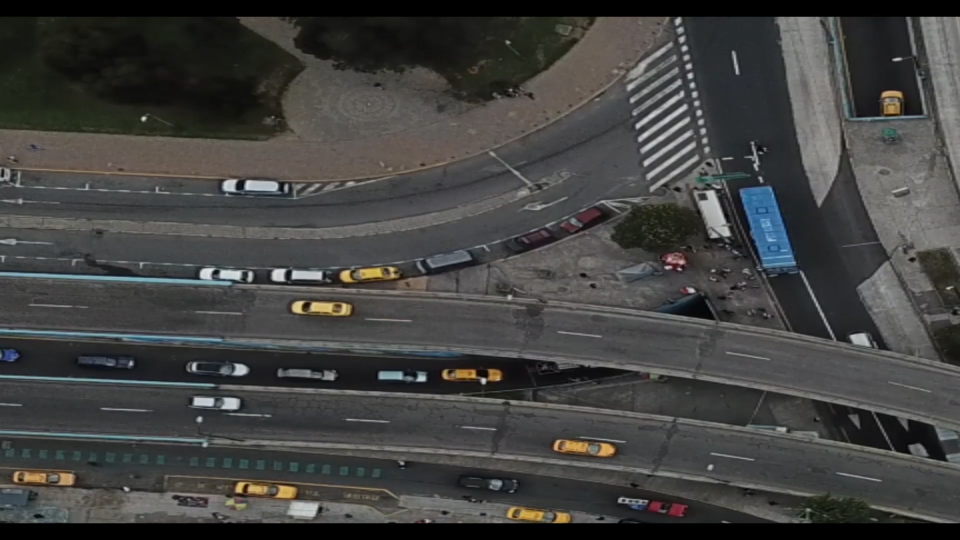
#> input picture detector_flujo_urbano/notebooks/imagenes/detectar-taxis.png, 1920 x 1080 px (shown at 1/2 size)
$ jupyter execute Tema_5.ipynb
#> lines starting #> are read from the running program, lines starting #| are printed output that depends on the picture; after the words box and inside, x2 and y2 are one past the last pixel; in counts of white or black regions, pixels touching at a corner belong together
# Tema 5: Modificar las zonas de salida

El detector de objetos necesita saber si un vehículo ya ha sido contado para no tomarlo en cuenta. Esto se logra con una máscara denominada zona de salida.

[cell 1]
import matplotlib.pyplot as plt
import cv2
import numpy as np

Se importa la imagen de ejemplo.

[cell 2]
img = cv2.imread('imagenes/detectar-taxis.png')
#> img is the input picture: shape (1080, 1920, 3); mean B, G, R 64.8, 66.3, 66
img = cv2.cvtColor(img, cv2.COLOR_BGR2RGB)

plt.imshow(img)

Se extrae una zona de interés.

[cell 3]
xr1 = 0
xr2 = 1200
yr1 = 300
yr2 = 1000
#zona de interés
roi = img[yr1:yr2,xr1:xr2]
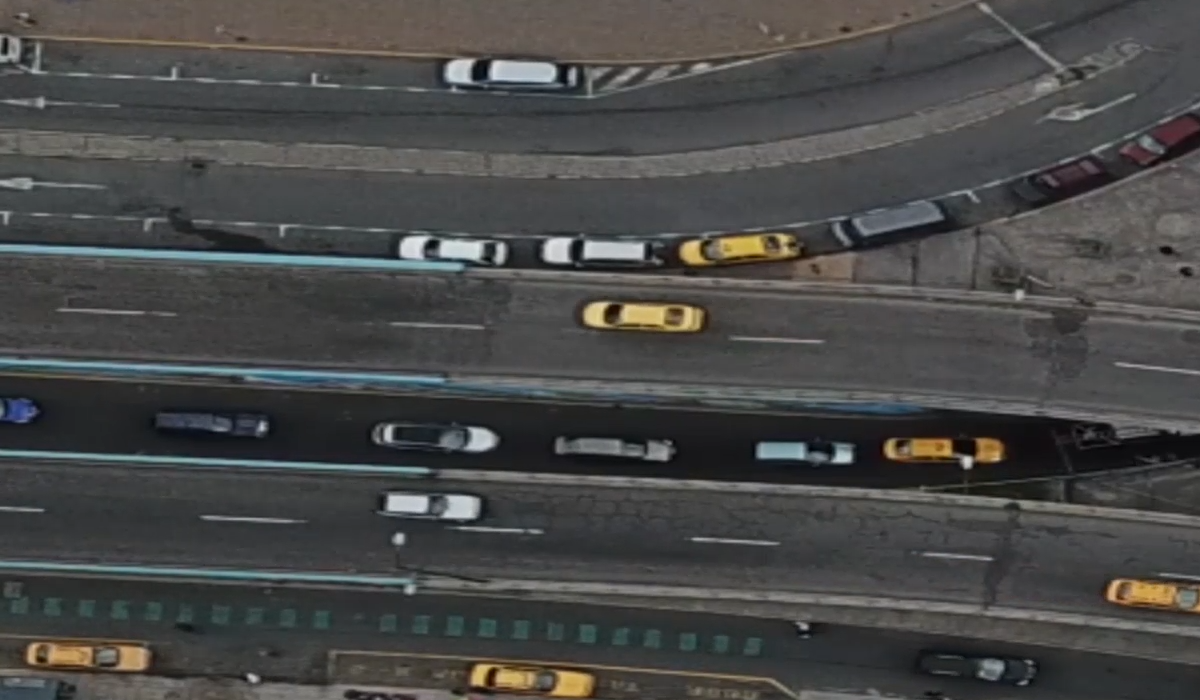
#> roi: shape (700, 1200, 3); mean R, G, B 72.9, 73, 72.1

[cell 4]
plt.imshow(roi)

Se obtienen las dimenasiones de la zona de interés.

[cell 5]
height , width , layers =  roi.shape
#> height = 700; width = 1200; layers = 3
SHAPE = (height,width)
#> SHAPE = (700, 1200)

Se puede contar los vehículos que van a la derecha colocando una zona de salida a ese lado. Si se quiere contar los vehículos que van en ambas direcciones, se puede colocar dos zonas de salida a cada lado.

Se crea la máscara de las mismas dimensiones que la zona de interés.

[cell 6]
exit_mask = np.zeros(SHAPE + (3,), dtype='uint8')

Los puntos de salida sirven para dibujar los rectángulos que serán usados en la máscara para marcar la zona de salida. Vale la pena señalar que la primera tupla `(y,x)` señala la esquina superior izquierda del rectángulo y la segunda, la esquina inferior derecha.

[cell 7]
EXIT_PTS = [[(SHAPE[1]//4*3,0),(SHAPE[1],SHAPE[0])]]
#> EXIT_PTS = [[(900, 0), (1200, 700)]]

Se dibujan los rectángulos sobre la máscara.

[cell 8]
for rectangles in EXIT_PTS:
    cv2.rectangle(exit_mask, rectangles[0], rectangles[1], (255,255,255), -1)
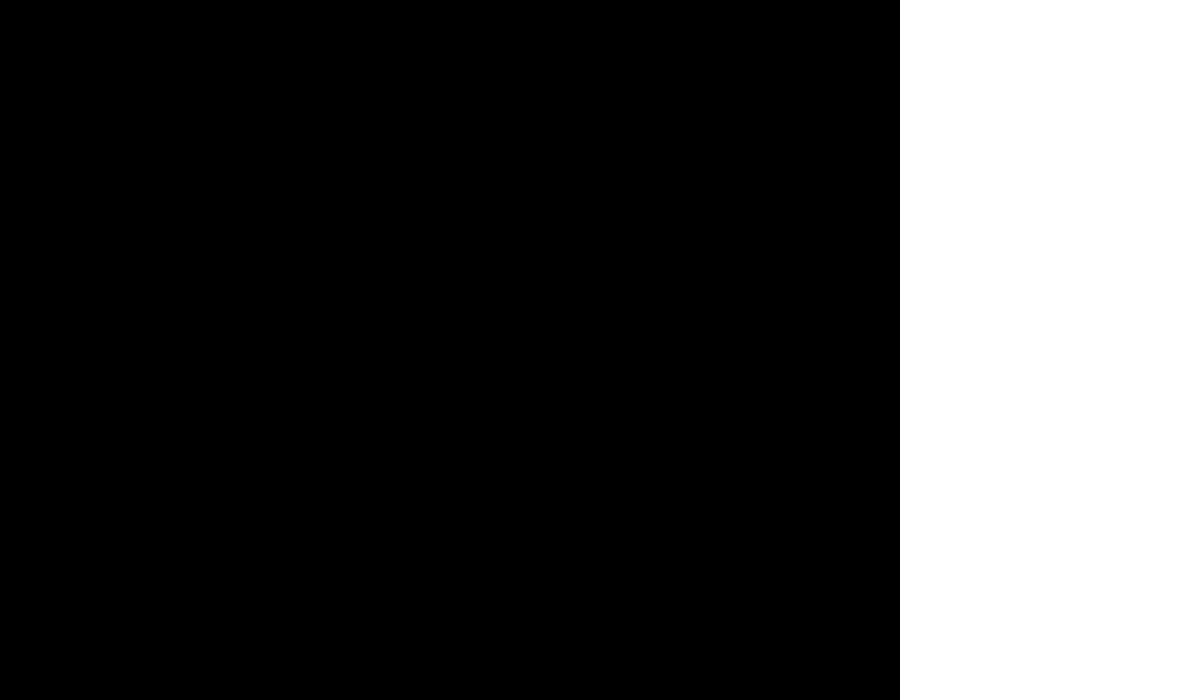
#> exit_mask: shape (700, 1200, 3); 25% white; 1 white region, box (x1, y1, x2, y2) and area: (900, 0, 1200, 700) 210000

$ run again, with detector_flujo_urbano/notebooks/imagenes/roi.jpg saved as detector_flujo_urbano/notebooks/imagenes/detectar-taxis.png
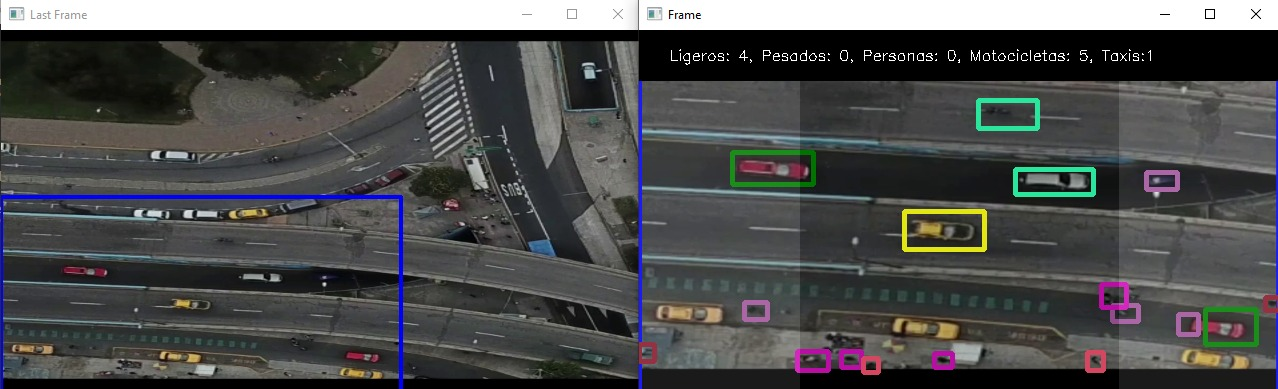
#> input picture detector_flujo_urbano/notebooks/imagenes/roi.jpg, 1278 x 389 px
#> img is the input picture: shape (389, 1278, 3); mean B, G, R 78.3, 78.4, 77.6
#> `roi = img[yr1:yr2,xr1:xr2]`:
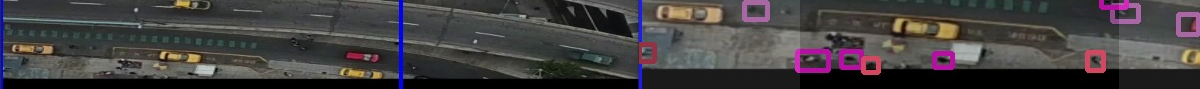
#> roi: shape (89, 1200, 3); mean R, G, B 66.8, 63.3, 64.1
